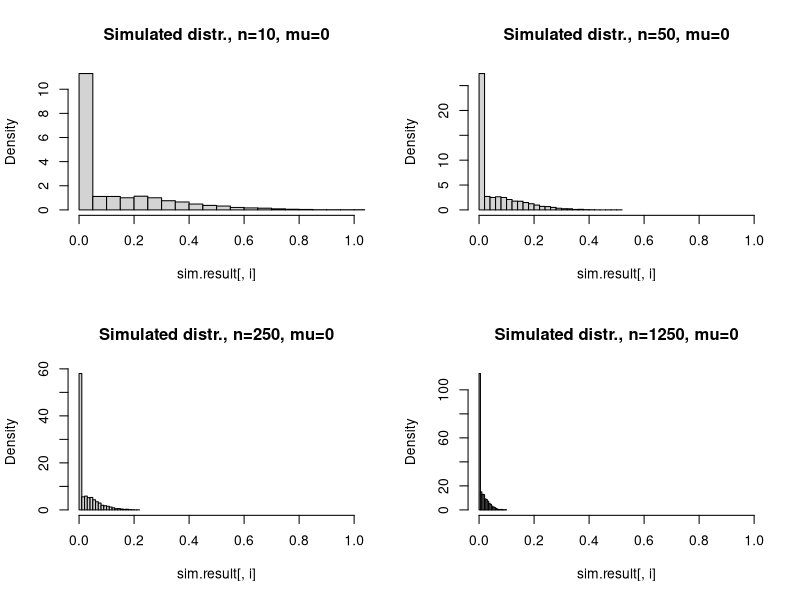
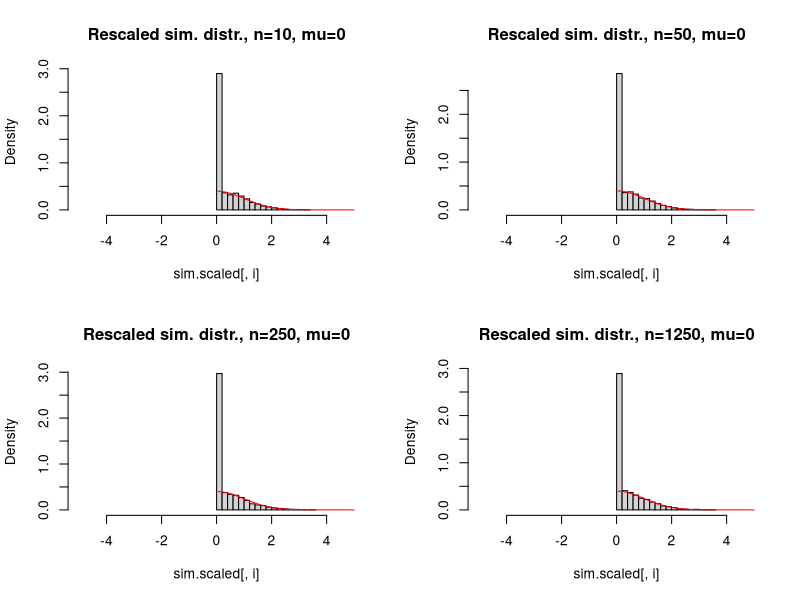
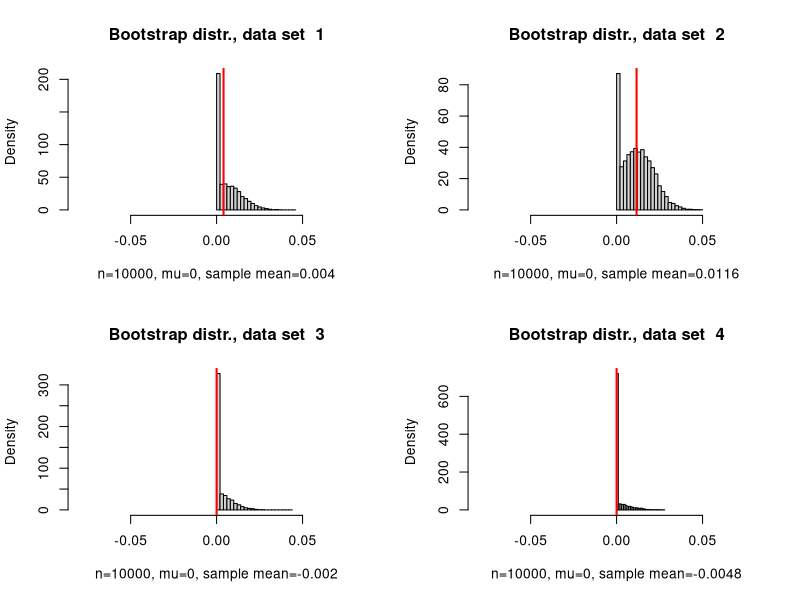
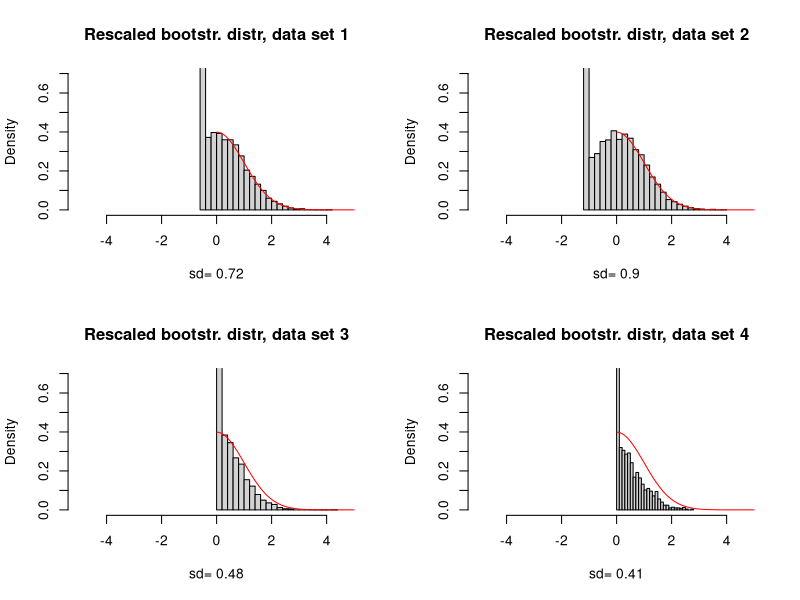
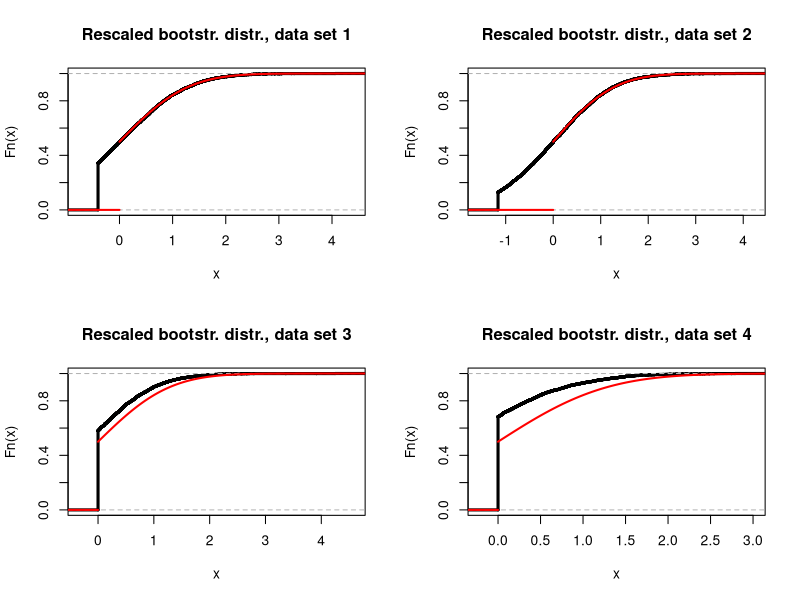
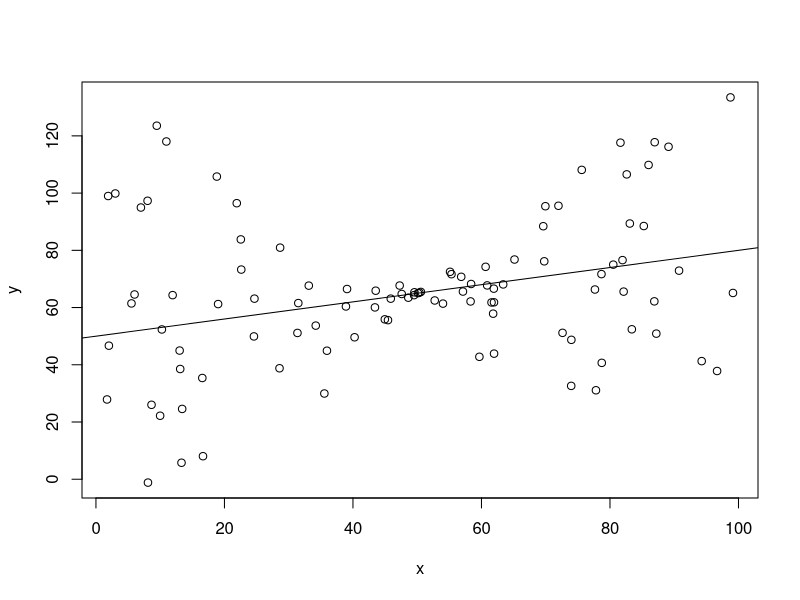

Write R code to recreate these figures, in order.
# setwd("~/0 - Teaching/Computational Statistics/Rcode")

# An example of bootstrap inconsistency

###########################################################
# Example taking from Andrews (2000):
#   https://www.jstor.org/stable/2999432?seq=1#page_scan_tab_contents

# We consider iid data X_1,...,X_n from N(mu,1) distribution, 
#   where we know mu >= 0.
# 
# The MLE for mu: hat mu_n = max(\bar X_n,0).
#   sqrt(n)*(hat mu_n - mu) is asymptotically distributed as:
#      Z if mu>0
#      max(Z,0) if mu=0
#   where Z ~ N(0,1)
# The bootstrap is consistent if mu>0 and inconsistent if mu=0.
#   (Inconsistency can occur if parameter is on the boundary 
#    of the parameter space.)
#
# Note: In this case we know the limiting distribution, 
#       so there is no real need to do the bootstrap. 
#       But since we know the limiting distribution, we can use 
#       this as an example to see when the bootstrap works and 
#       doesn't work. 

library(boot)

# function that samples data set of size n and computes MLE
sim.mle <- function(n, mu){
  data <- rnorm(n, mean=mu, sd=1)
  return(max(mean(data),0))
}

# simulation settings:   
# (run the code once with mu=0.2. Then the bootstrap is consistent.
#  run the code once with mu=0. Then the boostrap is inconsistent.)

mu <- 0.0
#mu <- 0
n <- c(10,50,250,1250)
reps <- 5000

#### First we simulate the limiting distribution:

sim.result <- matrix(numeric(4*reps),ncol=4)
# ith column will contain mles for sample size n[i]

set.seed(123)

par(mfrow=c(2,2))
xlim=c(0,1)
for(i in 1:4){
  sim.result[,i] <- replicate( reps, sim.mle(n[i],mu) )
  hist(sim.result[,i], freq=F, breaks=20, xlim=xlim, main=paste("Simulated distr., n=",n[i],", mu=", mu, sep=""))
  grid <- seq(from=0,to=1,length=100)
  if (mu>0){
    lines(grid, dnorm(grid, mean=mu, sd=1/sqrt(n[i])),col="red")
  }
}
# red curve is density of asymptotic normal distrbution of hat mu_n

# rescaled distribution: sqrt(n)*(hat mu_n - mu)
sim.scaled <- matrix(numeric(4*reps), ncol=4)
for (i in 1:4){
  sim.scaled[,i] <- sqrt(n[i])*(sim.result[,i] - mu)
}

#jpeg(paste("Bootstrap-Simulation-mu",10*mu,".jpg", sep=""))
par(mfrow=c(2,2))
xlim=c(-5,5)
for(i in 1:4){
  hist(sim.scaled[,i], freq=F, breaks=20,xlim=xlim, 
         main=paste("Rescaled sim. distr., n=",n[i],", mu=",mu,sep=""))
  grid <- seq(from=-5,to=5,length=100)
  if (mu>0){
     lines(grid, dnorm(grid), col="red")
  }else{
    lines(grid[grid>=0], dnorm(grid[grid>=0],sd=1), col="red")
  }
  #legend("topleft", c("Limiting distr."), lty=c(1), col=c("red"))
}
#dev.off()


#### Now try bootstrap:

# function that computes median of data[index]
mle.fn <- function(data, index){
  return(max(mean(data[index]),0))
}

# settings for bootstrap:
set.seed(321)
R <- 5000
#n <- 250
n <- 10000
xlim <- c(mu-8/sqrt(n),mu+8/sqrt(n))

boot.result <- matrix(numeric(4*R),ncol=4)
# ith column will contain bootstrapped estimators for data set i

mles <- numeric(4)
# ith entry will contain mle based on data set i

par(mfrow=c(2,2))
for(i in 1:4){
  data <- rnorm(n,mean=mu)
  mles[i] <- max(mean(data),0)
  boot.result[,i] <- boot(data, mle.fn, R)$t
  hist(boot.result[,i], freq=F, breaks=20, xlim=xlim, 
       main=paste("Bootstrap distr., data set ",i),
       xlab=paste("n=",n,", mu=",mu,", sample mean=",
                  round(mean(data),4),sep=""))
  abline(v=mles[i],col="red",lwd=2)
}

# rescaled distribution: sqrt(n)*(hat mu_n* - hat mu_n)
boot.scaled <- matrix(numeric(4*R), ncol=4)
for (i in 1:4){
  boot.scaled[,i] <- sqrt(n)*(boot.result[,i] - mles[i])
}

#jpeg(paste("Bootstrap-mu",10*mu,".jpg", sep=""))
par(mfrow=c(2,2))
xlim=c(-5,5)
ylim=c(0,.7)
for(i in 1:4){
  hist(boot.scaled[,i], freq=F, breaks=20, xlim=xlim, ylim=ylim, 
       main=paste("Rescaled bootstr. distr, data set", i),
       xlab=paste("sd=",round(sd(boot.scaled[,i]),2)))
  grid <- seq(from=-5,to=5,length=1000)
  if (mu>0){
    lines(grid, dnorm(grid, 0, sd=1), col="red")
  }else{
    lines(grid[grid>=0], dnorm(grid[grid>=0],sd=1), col="red")
  }  
  #legend("topleft", c("Limiting distr."), lty=c(1), col=c("red"))
}
#dev.off()

# look at CDFs
#jpeg(paste("Bootstrap-ecdf",10*mu,".jpeg",sep=""))
par(mfrow=c(2,2))
for (i in 1:4){
  plot(ecdf(boot.scaled[,i]), 
       main=paste("Rescaled bootstr. distr., data set",i),
       verticals = TRUE, do.points = FALSE,lwd=3)
  gridl <- seq(from=-5,to=0,length=100)
  gridr <- seq(from=0,to=5,length=100)
  if (mu>0){
    lines(grid, pnorm(grid), col="red",lwd=2)
  }else{
    lines(gridr, pnorm(gridr), col="red",lwd=2)
    lines(gridl, rep(0,length(gridl)), col="red",lwd=2)
  }
  #legend("topleft", c("Emp. CDF bootstrap", "Limiting distr."), lty=c(1,1), col=c(1,"red"))
}
#dev.off()



##############################################################
# Estimating the Accuracy of a Linear Regression Model

# Simulate from model with heteroscedastic errors 
# (non-constant variance)

library(boot)
set.seed(999)

n <- 100

generate.data <- function(){
   x <- runif(n,0,100)
   eps <- rnorm(n,0,abs(x-50))
   y <- 50 + 0.3*x + eps
   return(data.frame(cbind(x,y)))
}

dat <- generate.data()

par(mfrow=c(1,1))
plot(y~x,data=dat)
abline(50,0.3)

fit1 <- lm(y~x,data=dat)
summary(fit1)
confint(fit1)

# We cannot trust the standard error estimates, and hence
#   we cannot trust the p-values and confidence intervals
# Since we generated the data ourselves, we can approximate
#   the standard errors by simulation

simul <- function(){
  data.temp <- generate.data()
  return(coef(lm(y~x,data=data.temp)))
}

res.coef <- replicate(1000, simul())
(se.int.sim <- sd(res.coef[1,]))
(se.slope.sim <- sd(res.coef[2,]))
# But in reality we will not be able to do this simulation.


# This is a situation where the bootstrap should work.
# Note in this case if the errors are not gaussian, Bootstrap will still work,
# because in the linear regression central limit theorem kicks in and Bootstrap
# consistency will still be fulfilled.
# We resample pairs of (x,y)
# Why is it wrong to resample only the y's?

boot.fn=function(data,index){
  return(coef(lm(y~x,data=data,subset=index)))
}

boot(dat, boot.fn, 5000)

# compare to simulation values
se.int.sim
se.slope.sim

# compare to output of lm()
summary(fit1)$coef


